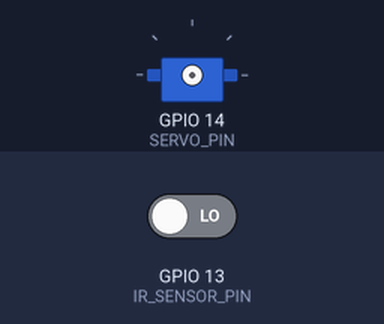
The sketch below on a simulated ESP32. On the bench: servo. The test bench sets the inputs (shaded band); at power-on: GPIO 13 (IR_SENSOR_PIN) LOW. WiFi joins after 1.5 s; servers stay silent unless stated; uploads are accepted with an empty reply; the camera gives no picture; what the sketch prints to the serial monitor is not drawn.

Above: at 0.1 s.
At 6.7 s:
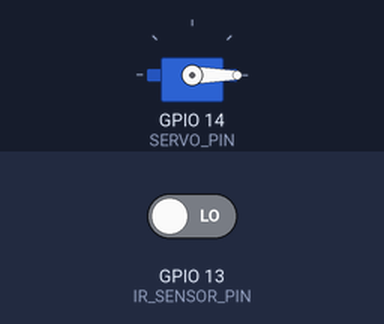
Timing chart, 0 to 8.2 s (numbered marks = the images above):
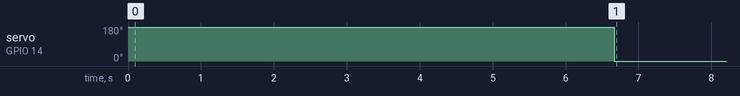

Measured:
- by itself, servo on GPIO 14 (SERVO_PIN): 180° → 0° at 6.7 s

The sketch:

DemoEsp32Cam_2.ino
```cpp
#include "esp_camera.h"
#include <WiFi.h>
#include <HTTPClient.h>
#include <ESP32Servo.h>

// Cấu hình WiFi
const char* ssid = "Vsmax";
const char* password = "08042004";
const char* uploadUrl = "http://192.168.187.171:8000/predict";
const char* statusUrl = "http://192.168.187.171:8000/check_status";
const char* logServerUrl = "http://192.168.187.171:8000/log";
const char* boundary = "----ESP32BOUNDARY";

#define IR_SENSOR_PIN 13 // Cảm biến hồng ngoại
#define SERVO_PIN 14

Servo doorServo;
// Hàm gửi log lên server
int detectionCount = 0; // Đếm số lần nhận diện
void sendLog(String message) {
    WiFiClient client;
    HTTPClient http;
    http.begin(client, logServerUrl);
    http.addHeader("Content-Type", "application/json");

    // Thoát ký tự đặc biệt trong message để tránh JSON lỗi
    message.replace("\"", "\\\""); // Thoát dấu nháy kép
    String jsonPayload = "{\"log\": \"[Detection " + String(detectionCount) + "] " + message + "\"}";
    int httpResponseCode = http.POST(jsonPayload);

    if (httpResponseCode != 200) {
        Serial.println("❌ Gửi log thất bại! Mã lỗi: " + String(httpResponseCode));
    }
    http.end();
}
bool checkProcessingStatus() {
    WiFiClient client;
    HTTPClient http;
    http.begin(client, statusUrl);
    int httpResponseCode = http.GET();

    if (httpResponseCode > 0) {
        String response = http.getString();
        http.end();
        if (response.indexOf("\"status\": \"done\"") != -1) {
            sendLog("✅ Server đã xử lý xong.");
            return true;
        } else if (response.indexOf("\"status\": \"processing\"") != -1) {
            sendLog("⏳ Server đang xử lý...");
            return false;
        } else {
            sendLog("⚠️ Server rảnh, sẵn sàng nhận ảnh.");
            return false;
        }
    }
    sendLog("❌ Lỗi kết nối server khi kiểm tra trạng thái!");
    http.end();
    return false;
}
void sendImage() {
    camera_fb_t *fb = esp_camera_fb_get();
    if (!fb) {
        sendLog("❌ Không thể chụp ảnh!");
        delay(1000);
        return;
    }
    sendLog("📷 Ảnh chụp thành công");

    if (WiFi.status() != WL_CONNECTED || WiFi.RSSI() < -80) {
        sendLog("⚠️ WiFi yếu (RSSI: " + String(WiFi.RSSI()) + " dBm), bỏ qua gửi ảnh!");
        esp_camera_fb_return(fb);
        return;
    }

    WiFiClient client;
    HTTPClient http;
    sendLog("🌐 Đang kết nối tới server...");
    http.begin(client, uploadUrl);

    http.setTimeout(15000); // Timeout 15 giây
    http.addHeader("Content-Type", "multipart/form-data; boundary=" + String(boundary));

    // Xây dựng body của request
    String head = "--" + String(boundary) + "\r\n"
                  "Content-Disposition: form-data; name=\"file\"; filename=\"image.jpg\"\r\n"
                  "Content-Type: image/jpeg\r\n\r\n";

    String tail = "\r\n--" + String(boundary) + "--\r\n";

    // Tính toán tổng kích thước của request
    int contentLength = head.length() + fb->len + tail.length();
    http.addHeader("Content-Length", String(contentLength));

    // Mở kết nối HTTP
    int httpResponseCode = http.POST(head + String((const char*)fb->buf, fb->len) + tail);

    esp_camera_fb_return(fb);

    if (httpResponseCode > 0) {
        sendLog("✅ Ảnh đã gửi thành công! Phản hồi: " + http.getString());
    } else {
        sendLog("❌ Gửi ảnh thất bại! Lỗi: " + String(http.errorToString(httpResponseCode)));
    }
    http.end();
}
void sendFiveImages() {
    sendLog("⚠️ Bỏ qua ảnh đầu tiên để tránh ảnh cũ (làm sạch buffer)...");
    camera_fb_t *fb = esp_camera_fb_get();
    if (fb) {
        esp_camera_fb_return(fb);
    }
    delay(200); // Delay nhỏ để camera ổn định lại sau khi flush

    for (int i = 1; i <= 3; i++) {
        sendLog("📷 Gửi ảnh " + String(i) + " trên 3...");
        sendImage();
        delay(1000);  // Bạn có thể chỉnh lại delay tùy tốc độ mạng
    }
}
// Hàm điều khiển servo
void closeDoor() {
    doorServo.write(0);
    sendLog("🚪 Cửa chắn đã đóng.");
}

void openDoor() {
    doorServo.write(180);
    sendLog("🚪 Cửa chắn đã mở.");
}
void setup() {
    Serial.begin(115200);
    WiFi.begin(ssid, password);
    sendLog("🔄 Đang kết nối WiFi...");
    Serial.println("🔄 Đang kết nối WiFi...");
    while (WiFi.status() != WL_CONNECTED) {
        delay(500);
        sendLog(".");
    }

    sendLog("✅ ESP32-CAM đã kết nối WiFi!");
    Serial.println("✅ ESP32-CAM đã kết nối WiFi!");

    doorServo.attach(SERVO_PIN);
    openDoor();

    IPAddress serverIP;
    if (WiFi.hostByName("192.168.90.171", serverIP)) {
      Serial.println("✅ Có thể truy cập server từ ESP32-CAM!");
    } else {
      Serial.println("❌ Không thể truy cập server từ ESP32-CAM!");
    }

    pinMode(IR_SENSOR_PIN, INPUT);

    camera_config_t config;
    config.ledc_channel = LEDC_CHANNEL_0;
    config.ledc_timer = LEDC_TIMER_0;
    config.pin_d0 = 5;
    config.pin_d1 = 18;
    config.pin_d2 = 19;
    config.pin_d3 = 21;
    config.pin_d4 = 36;
    config.pin_d5 = 39;
    config.pin_d6 = 34;
    config.pin_d7 = 35;
    config.pin_xclk = 0;
    config.pin_pclk = 22;
    config.pin_vsync = 25;
    config.pin_href = 23;
    config.pin_sccb_sda = 26;
    config.pin_sccb_scl = 27;
    config.pin_pwdn = 32;
    config.pin_reset = -1;
    config.xclk_freq_hz = 20000000;
    config.frame_size = FRAMESIZE_VGA; // Thay đổi độ phân giải
    config.pixel_format = PIXFORMAT_JPEG;
    config.grab_mode = CAMERA_GRAB_WHEN_EMPTY;
    config.fb_location = CAMERA_FB_IN_PSRAM;
    config.jpeg_quality = 12;
    config.fb_count = 1;

    esp_err_t err = esp_camera_init(&config);
    if (err != ESP_OK) {
        Serial.printf("❌ Lỗi khởi tạo camera! Mã lỗi: 0x%x\n", err);
        sendLog("❌ Lỗi khởi tạo camera!");
        return;
    } else {
        Serial.println("✅ Camera đã khởi động thành công!");
        sendLog("✅ Camera đã khởi động thành công!");
        // Chụp ảnh dummy để camera ổn định
        camera_fb_t *fb = esp_camera_fb_get();
        if (fb) {
            esp_camera_fb_return(fb);
            sendLog("📷 Đã chụp ảnh dummy để ổn định camera");
        }
        delay(500);
    }
    Serial.print("IP ESP32: ");
    Serial.println(WiFi.localIP());
    Serial.print("Gateway: ");
    Serial.println(WiFi.gatewayIP());
    Serial.print("Subnet Mask: ");
    Serial.println(WiFi.subnetMask());
}
bool isDetecting = false; // Trạng thái đang nhận diện
void loop() {
    bool currentState = (digitalRead(IR_SENSOR_PIN) == LOW);

    if (currentState && !isDetecting) { // Bắt đầu lần nhận diện 5 ảnh mới
        detectionCount++;
        isDetecting = true;
        sendLog("📷 Phát hiện vật cản, bắt đầu lần nhận diện 3 ảnh...");
        sendLog("👀 Chờ 3s để ổn định...");
        delay(3000);
        closeDoor();
        sendFiveImages(); // Gửi ảnh bất kể trạng thái server
        sendLog("✅ Hoàn thành gửi 3 ảnh. Chờ server xử lý...");

        if (checkProcessingStatus()) {
            sendLog("⏸ Server đã xử lý xong.");
        } else {
            sendLog("⚠️ Server đang rảnh hoặc xử lý, ảnh đã được gửi.");
        }
        delay(3000); // Chờ 3 giây trước khi kết thúc lần nhận diện
    } else if (!currentState && isDetecting) { // Kết thúc lần nhận diện
        isDetecting = false;
        sendLog("✅ Kết thúc lần nhận diện.");
        openDoor();
    }
    delay(500);
}
```
